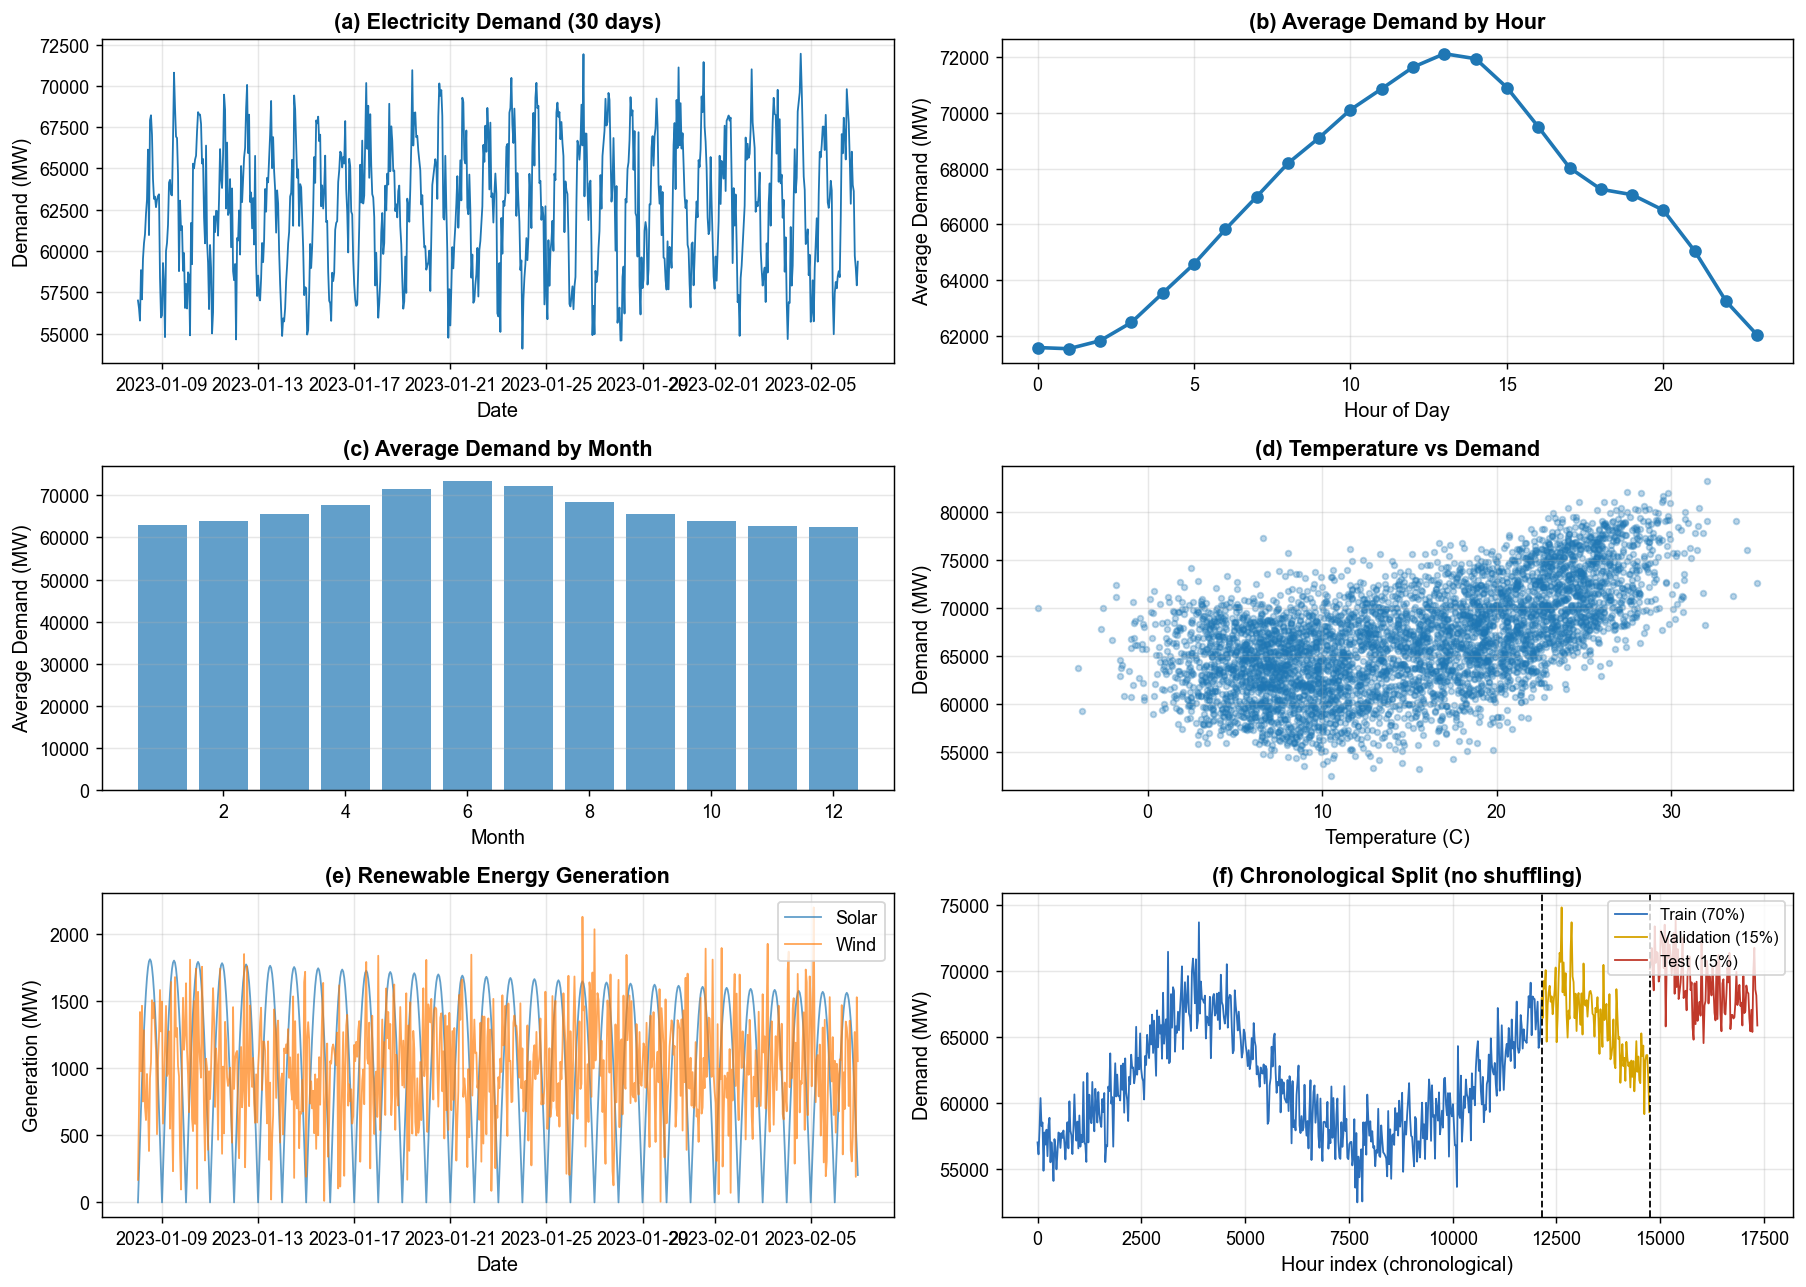

The script that saved this image:
"""
Chapter 9 - Deep Learning Basics and Time Series Forecasting
9.2 시계열을 학습 데이터로 바꾸기 (lookback 창 + 시간순 분할)

전력 수요 시뮬레이션 데이터를 만들고, lookback 창으로 잘라
(입력 168시간 → 출력 24시간) 형태의 학습 데이터를 만든다.

수정 이력
---------
2026-08-17
1. 경로 오류 수정
   증상: `OUTPUT_DIR = 'practice/chapter09/data/'`가 저장소 루트를 기준으로 적혀
         있어 `practice/chapter09/code`에서 실행하면 FileNotFoundError가 났다.
   원인: 상대경로를 실행 위치 기준으로 썼다.
   수정: `__file__` 기준 절대경로로 바꿨다. 어느 위치에서 실행해도 같은 곳에 쓴다.

2. 그림이 저장되지 않던 문제 수정
   증상: `plt.show()`만 호출해 비대화형 실행에서 PNG가 남지 않았다.
   수정: Agg 백엔드로 고정하고 `9-1-data-preparation.png`로 저장한다.

3. 시퀀스 간 중복 제거 (stride 도입)
   증상: 1시간씩 밀며 창을 잘라 17,161개 시퀀스가 나왔다. 이웃한 두 시퀀스는
         168칸 중 167칸이 같아 정보는 거의 늘지 않고 학습 시간만 늘었다.
   수정: `stride=6`으로 6시간씩 밀어 자른다. 시퀀스 수 17,161 → 2,861.

4. 시간순 분할 지점을 여기서 함께 저장
   시퀀스를 만든 뒤 훈련/검증/테스트 경계 인덱스를 같이 저장해,
   뒤 스크립트가 무작위로 섞을 여지를 없앴다.
"""

# == RESULTS LOG (auto): 콘솔 출력을 results/<스크립트명>.log 에도 저장 ==
import sys as _sys
from pathlib import Path as _Path

_results_dir = _Path(__file__).resolve().parent.parent / "results"
_results_dir.mkdir(exist_ok=True)

class _Tee:
    def __init__(self, *streams):
        self._streams = streams
    def write(self, data):
        for _s in self._streams:
            _s.write(data)
            _s.flush()
    def flush(self):
        for _s in self._streams:
            _s.flush()

_sys.stdout = _Tee(_sys.stdout, open(_results_dir / (_Path(__file__).stem + ".log"), "w", encoding="utf-8"))
# == /RESULTS LOG ==


import os
import numpy as np
import pandas as pd
from sklearn.preprocessing import RobustScaler
import matplotlib
matplotlib.use('Agg')
import matplotlib.pyplot as plt
import warnings

warnings.filterwarnings('ignore')

matplotlib.rc('font', family='Arial')
plt.rcParams['axes.unicode_minus'] = False

# 경로 (스크립트 위치 기준)
BASE_DIR = os.path.dirname(os.path.abspath(__file__))
OUTPUT_DIR = os.path.join(BASE_DIR, os.pardir, 'data') + os.sep
FIG_DIR = BASE_DIR + os.sep

def generate_electricity_demand_data(n_days=365*2):
    """
    한국 전력 수요 시뮬레이션 데이터 생성
    2024년 KPX 데이터 패턴 기반

    Parameters:
    -----------
    n_days : int
        생성할 일수 (기본: 2년)

    Returns:
    --------
    df : DataFrame
        시간별 전력 수요 데이터
    """
    np.random.seed(42)

    # 시간 인덱스 생성 (시간별 데이터)
    hours = n_days * 24
    dates = pd.date_range(start='2023-01-01', periods=hours, freq='H')

    # 기본 특징 추출
    hour = dates.hour
    day_of_week = dates.dayofweek
    month = dates.month
    day_of_year = dates.dayofyear

    # 기저 수요 (약 60,000 MW)
    base_demand = 60000

    # 계절성 (여름, 겨울 높음)
    seasonal = 8000 * np.sin(2 * np.pi * (day_of_year - 80) / 365)

    # 주간 패턴 (평일 > 주말)
    weekly = 3000 * (1 - 0.3 * ((day_of_week == 5) | (day_of_week == 6)).astype(int))

    # 시간대별 패턴 (오전 10시, 오후 2시, 저녁 7-9시 피크)
    hourly = (
        5000 * np.sin(2 * np.pi * (hour - 6) / 24) +  # 일반적 패턴
        2000 * np.exp(-0.5 * ((hour - 14) / 2)**2) +  # 오후 피크
        3000 * np.exp(-0.5 * ((hour - 20) / 1.5)**2)  # 저녁 피크
    )

    # 기온 효과 (여름: 냉방, 겨울: 난방)
    temperature = 15 + 10 * np.sin(2 * np.pi * (day_of_year - 80) / 365) + np.random.normal(0, 3, hours)
    temp_effect = 500 * (np.abs(temperature - 20))  # 20도에서 멀어질수록 수요 증가

    # 태양광 발전량 (낮 시간대, 여름에 많음)
    solar = np.maximum(0, 2000 * np.sin(np.pi * hour / 24) *
                      (1 + 0.3 * np.sin(2 * np.pi * (day_of_year - 172) / 365)))

    # 풍력 발전량 (랜덤 성분 높음)
    wind = np.abs(np.random.normal(1000, 400, hours))

    # 재생에너지 정책 효과 (2024년 중반부터 증가)
    policy_effect = np.zeros(hours)
    policy_start = int(hours * 0.5)  # 중간 지점부터
    policy_effect[policy_start:] = 500 * (1 - np.exp(-0.01 * np.arange(hours - policy_start)))

    # 총 전력 수요 계산
    demand = (
        base_demand +
        seasonal +
        weekly +
        hourly +
        temp_effect -
        solar * 0.5 -  # 태양광이 수요를 일부 상쇄
        wind * 0.3 +   # 풍력이 수요를 일부 상쇄
        policy_effect +
        np.random.normal(0, 1000, hours)  # 노이즈
    )

    # SMP (System Marginal Price) 생성 (수요와 양의 상관관계)
    smp = 80 + 0.001 * (demand - 60000) + np.random.normal(0, 5, hours)
    smp = np.clip(smp, 40, 200)  # 40-200 원/kWh

    # 데이터프레임 생성
    df = pd.DataFrame({
        'datetime': dates,
        'demand': demand,
        'temperature': temperature,
        'solar_generation': solar,
        'wind_generation': wind,
        'smp': smp,
        'hour': hour,
        'day_of_week': day_of_week,
        'month': month,
        'is_weekend': ((day_of_week == 5) | (day_of_week == 6)).astype(int),
        'policy_active': (np.arange(hours) >= policy_start).astype(int)
    })

    return df

def create_temporal_features(df):
    """
    시간 특징을 순환 인코딩으로 변환

    Parameters:
    -----------
    df : DataFrame
        원본 데이터프레임

    Returns:
    --------
    df : DataFrame
        순환 인코딩이 추가된 데이터프레임
    """
    # 시간(hour) 순환 인코딩
    df['hour_sin'] = np.sin(2 * np.pi * df['hour'] / 24)
    df['hour_cos'] = np.cos(2 * np.pi * df['hour'] / 24)

    # 월(month) 순환 인코딩
    df['month_sin'] = np.sin(2 * np.pi * df['month'] / 12)
    df['month_cos'] = np.cos(2 * np.pi * df['month'] / 12)

    # 요일(day_of_week) 순환 인코딩
    df['dow_sin'] = np.sin(2 * np.pi * df['day_of_week'] / 7)
    df['dow_cos'] = np.cos(2 * np.pi * df['day_of_week'] / 7)

    return df

def create_lag_features(df, target_col='demand', lags=[24, 48, 168]):
    """
    지연 특징 생성 (24시간, 48시간, 168시간 전)

    Parameters:
    -----------
    df : DataFrame
        원본 데이터프레임
    target_col : str
        타겟 컬럼 이름
    lags : list
        지연 시간 리스트

    Returns:
    --------
    df : DataFrame
        지연 특징이 추가된 데이터프레임
    """
    for lag in lags:
        df[f'{target_col}_lag_{lag}h'] = df[target_col].shift(lag)

    return df

def create_rolling_features(df, target_col='demand', windows=[24, 168]):
    """
    이동 통계 특징 생성

    Parameters:
    -----------
    df : DataFrame
        원본 데이터프레임
    target_col : str
        타겟 컬럼 이름
    windows : list
        윈도우 크기 리스트

    Returns:
    --------
    df : DataFrame
        이동 통계 특징이 추가된 데이터프레임
    """
    for window in windows:
        df[f'{target_col}_rolling_mean_{window}h'] = df[target_col].rolling(window).mean()
        df[f'{target_col}_rolling_std_{window}h'] = df[target_col].rolling(window).std()

    return df

def create_sequences(data, seq_length=168, pred_length=24, stride=6):
    """
    lookback 창으로 시계열을 자른다.
    과거 seq_length 시간을 보고 다음 pred_length 시간을 맞추는 형태다.

    Parameters:
    -----------
    data : ndarray
        입력 데이터 (첫 번째 열이 demand)
    seq_length : int
        입력 창 길이 (168시간 = 1주일)
    pred_length : int
        예측 시계 (24시간)
    stride : int
        창을 몇 시간씩 밀며 자를지. 1이면 이웃 시퀀스가 167칸 겹친다.

    Returns:
    --------
    X : ndarray
        입력 시퀀스 (n_samples, seq_length, n_features)
    y : ndarray
        타겟 시퀀스 (n_samples, pred_length)
    """
    X, y = [], []

    for i in range(0, len(data) - seq_length - pred_length + 1, stride):
        # 입력: 과거 168시간
        X.append(data[i:i+seq_length])
        # 출력: 미래 24시간 (demand 컬럼만)
        y.append(data[i+seq_length:i+seq_length+pred_length, 0])  # demand는 첫 번째 컬럼

    return np.array(X), np.array(y)

def visualize_data(df):
    """데이터 시각화"""
    fig, axes = plt.subplots(3, 2, figsize=(14, 10))

    # (1) 전력 수요 시계열
    ax1 = axes[0, 0]
    ax1.plot(df['datetime'][:24*30], df['demand'][:24*30], linewidth=1)
    ax1.set_xlabel('Date', fontsize=11)
    ax1.set_ylabel('Demand (MW)', fontsize=11)
    ax1.set_title('(a) Electricity Demand (30 days)', fontsize=12, fontweight='bold')
    ax1.grid(True, alpha=0.3)

    # (2) 시간별 평균 수요
    ax2 = axes[0, 1]
    hourly_avg = df.groupby('hour')['demand'].mean()
    ax2.plot(hourly_avg.index, hourly_avg.values, 'o-', linewidth=2, markersize=6)
    ax2.set_xlabel('Hour of Day', fontsize=11)
    ax2.set_ylabel('Average Demand (MW)', fontsize=11)
    ax2.set_title('(b) Average Demand by Hour', fontsize=12, fontweight='bold')
    ax2.grid(True, alpha=0.3)

    # (3) 월별 평균 수요
    ax3 = axes[1, 0]
    monthly_avg = df.groupby('month')['demand'].mean()
    ax3.bar(monthly_avg.index, monthly_avg.values, alpha=0.7)
    ax3.set_xlabel('Month', fontsize=11)
    ax3.set_ylabel('Average Demand (MW)', fontsize=11)
    ax3.set_title('(c) Average Demand by Month', fontsize=12, fontweight='bold')
    ax3.grid(True, alpha=0.3, axis='y')

    # (4) 기온 vs 수요
    ax4 = axes[1, 1]
    sample_idx = np.random.choice(len(df), 5000, replace=False)
    ax4.scatter(df.iloc[sample_idx]['temperature'],
               df.iloc[sample_idx]['demand'],
               alpha=0.3, s=10)
    ax4.set_xlabel('Temperature (C)', fontsize=11)
    ax4.set_ylabel('Demand (MW)', fontsize=11)
    ax4.set_title('(d) Temperature vs Demand', fontsize=12, fontweight='bold')
    ax4.grid(True, alpha=0.3)

    # (5) 재생에너지 발전량
    ax5 = axes[2, 0]
    ax5.plot(df['datetime'][:24*30], df['solar_generation'][:24*30],
            label='Solar', alpha=0.7, linewidth=1)
    ax5.plot(df['datetime'][:24*30], df['wind_generation'][:24*30],
            label='Wind', alpha=0.7, linewidth=1)
    ax5.set_xlabel('Date', fontsize=11)
    ax5.set_ylabel('Generation (MW)', fontsize=11)
    ax5.set_title('(e) Renewable Energy Generation', fontsize=12, fontweight='bold')
    ax5.legend(loc='upper right', fontsize=10)
    ax5.grid(True, alpha=0.3)

    # (6) 시간순 분할 (train / val / test)
    ax6 = axes[2, 1]
    n = len(df)
    i_tr = int(n * 0.7)
    i_va = int(n * 0.85)
    step = 24  # 일 단위로 솎아 그린다
    ax6.plot(np.arange(0, i_tr, step), df['demand'].values[0:i_tr:step],
             color='#2c6fbb', linewidth=1, label='Train (70%)')
    ax6.plot(np.arange(i_tr, i_va, step), df['demand'].values[i_tr:i_va:step],
             color='#d6a300', linewidth=1, label='Validation (15%)')
    ax6.plot(np.arange(i_va, n, step), df['demand'].values[i_va:n:step],
             color='#c0392b', linewidth=1, label='Test (15%)')
    ax6.axvline(i_tr, color='black', linestyle='--', linewidth=1)
    ax6.axvline(i_va, color='black', linestyle='--', linewidth=1)
    ax6.set_xlabel('Hour index (chronological)', fontsize=11)
    ax6.set_ylabel('Demand (MW)', fontsize=11)
    ax6.set_title('(f) Chronological Split (no shuffling)', fontsize=12, fontweight='bold')
    ax6.legend(loc='upper right', fontsize=9)
    ax6.grid(True, alpha=0.3)

    plt.tight_layout()
    plt.savefig(FIG_DIR + '9-1-data-preparation.png', dpi=130, bbox_inches='tight')
    plt.close()

def main():
    """메인 실행 함수"""
    print("=" * 80)
    print("제9장: 데이터 준비 및 전처리")
    print("=" * 80)

    # 1. 데이터 생성
    print("\n[1단계] 전력 수요 데이터 생성 중...")
    df = generate_electricity_demand_data(n_days=365*2)
    print(f"  - 총 시간: {len(df):,} 시간")
    print(f"  - 기간: {df['datetime'].min()} ~ {df['datetime'].max()}")
    print(f"  - 평균 수요: {df['demand'].mean():.0f} MW")
    print(f"  - 최대 수요: {df['demand'].max():.0f} MW")
    print(f"  - 최소 수요: {df['demand'].min():.0f} MW")

    # 2. 순환 인코딩
    print("\n[2단계] 시간 특징 순환 인코딩 중...")
    df = create_temporal_features(df)
    print(f"  - 추가된 특징: hour_sin, hour_cos, month_sin, month_cos, dow_sin, dow_cos")

    # 3. 지연 특징 생성
    print("\n[3단계] 지연 특징 생성 중...")
    df = create_lag_features(df, target_col='demand', lags=[24, 48, 168])
    print(f"  - 추가된 특징: demand_lag_24h, demand_lag_48h, demand_lag_168h")

    # 4. 이동 통계 특징 생성
    print("\n[4단계] 이동 통계 특징 생성 중...")
    df = create_rolling_features(df, target_col='demand', windows=[24, 168])
    print(f"  - 추가된 특징: rolling_mean, rolling_std (24h, 168h)")

    # 결측치 제거 (지연 및 이동 통계로 인한)
    df_clean = df.dropna().reset_index(drop=True)
    print(f"\n  - 결측치 제거 후 샘플 수: {len(df_clean):,}")

    # 5. 데이터 저장
    print("\n[5단계] 데이터 저장 중...")
    df_clean.to_csv(OUTPUT_DIR + '9-1-preprocessed-data.csv', index=False, encoding='utf-8-sig')
    print("  - 전처리 데이터 저장: data/9-1-preprocessed-data.csv")

    # 6. 시퀀스 생성 예시
    print("\n[6단계] 시퀀스 생성 예시...")
    # 특징 선택 (순환 인코딩 + 지연 특징 + 이동 통계 + 외생 변수)
    feature_cols = [
        'demand',  # 타겟 (첫 번째 위치 중요)
        'temperature', 'solar_generation', 'wind_generation',
        'hour_sin', 'hour_cos', 'month_sin', 'month_cos',
        'dow_sin', 'dow_cos', 'is_weekend', 'policy_active',
        'demand_lag_24h', 'demand_lag_48h', 'demand_lag_168h',
        'demand_rolling_mean_24h', 'demand_rolling_std_24h',
        'demand_rolling_mean_168h', 'demand_rolling_std_168h'
    ]

    # RobustScaler로 정규화
    # 주의: 시간순 분할의 훈련 구간(앞 70%)만으로 기준을 잡는다.
    # 전체로 fit하면 테스트 구간의 중앙값·IQR이 훈련에 새어 든다.
    n_rows = len(df_clean)
    fit_end = int(n_rows * 0.7)
    scaler = RobustScaler()
    scaler.fit(df_clean[feature_cols].iloc[:fit_end])
    data_scaled = scaler.transform(df_clean[feature_cols])
    print(f"  - 정규화 기준: 앞 {fit_end:,}행(훈련 구간)의 중앙값과 IQR")
    print(f"  - demand 중앙값: {scaler.center_[0]:,.1f} MW, IQR: {scaler.scale_[0]:,.1f} MW")

    # 시퀀스 생성
    X, y = create_sequences(data_scaled, seq_length=168, pred_length=24, stride=6)
    print(f"  - 입력 시퀀스 형태: {X.shape}")
    print(f"  - 타겟 시퀀스 형태: {y.shape}")
    print(f"  - 해석: {X.shape[0]:,}개 샘플, 각 168시간 입력 → 24시간 예측")

    # 시간순 분할 경계 (섞지 않는다)
    n_seq = X.shape[0]
    train_end = int(n_seq * 0.7)
    val_end = int(n_seq * 0.85)
    print(f"  - 시간순 분할: 훈련 {train_end:,} / 검증 {val_end - train_end:,} / 테스트 {n_seq - val_end:,}")

    # 시퀀스 데이터 저장 (numpy 형식)
    np.save(OUTPUT_DIR + '9-1-sequences-X.npy', X)
    np.save(OUTPUT_DIR + '9-1-sequences-y.npy', y)
    print("  - 시퀀스 데이터 저장: data/9-1-sequences-X.npy, data/9-1-sequences-y.npy")

    # Scaler 파라미터 저장 (역정규화용)
    scaler_params = {
        'center': scaler.center_[0],  # demand의 중앙값
        'scale': scaler.scale_[0],    # demand의 IQR
        'train_end': train_end,       # 시간순 분할 경계
        'val_end': val_end
    }
    np.save(OUTPUT_DIR + '9-1-scaler-params.npy', scaler_params)
    print("  - Scaler 파라미터 저장: data/9-1-scaler-params.npy")

    # 7. 시각화
    print("\n[7단계] 데이터 탐색 시각화 중...")
    visualize_data(df_clean)

    # 분석 결과 요약
    print("\n" + "=" * 80)
    print("데이터 전처리 완료")
    print("=" * 80)
    print("\n생성된 특징:")
    print("  1. 순환 인코딩: 시간, 월, 요일의 연속성 보존")
    print("  2. 지연 특징: 24시간, 48시간, 168시간 전 수요")
    print("  3. 이동 통계: 24시간, 168시간 이동평균 및 표준편차")
    print("  4. 외생 변수: 기온, 태양광/풍력 발전량, 정책 활성화 여부")
    print("\n확인할 점:")
    print("  - 순환 인코딩으로 23시와 0시가 이어진 값으로 들어간다")
    print("  - 지연 특징이 하루 전·이틀 전·일주일 전 수요를 그대로 넣는다")
    print("  - 정규화 기준은 훈련 구간에서만 계산한다")
    print("  - 분할은 시간 순서대로 자른다. 무작위로 섞지 않는다")

    print("\n출력 파일:")
    print("  - 9-1-preprocessed-data.csv")
    print("  - 9-1-sequences-X.npy / 9-1-sequences-y.npy")
    print("  - 9-1-scaler-params.npy")
    print("  - 9-1-data-preparation.png")

if __name__ == "__main__":
    main()
